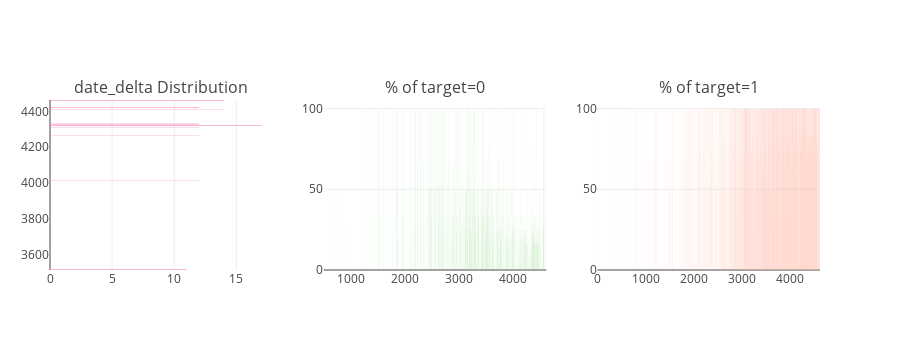

Source (notebook cell):
### Code cell
utils.catAndTrgt(X, 'date_delta', limit=10)

### Figure 1 — Plotly figure (JSON) as saved in the notebook; plotly's stock layout.template omitted (floating-point values rounded to 4 significant figures; data arrays with more than 128 entries replaced by an {"elided": "..."} marker saying what was removed)
{"data": [{"marker": {"color": "#f975ae"}, "orientation": "h", "type": "bar", "uid": "602ce9ec-9fc2-11e8-96f3-6c40089fb510", "x": [11, 12, 12, 12, 12, 12, 12, 14, 14, 17], "xaxis": "x", "y": [3515, 4422, 4312, 4329, 4266, 4013, 4326, 4462, 4411, 4320], "yaxis": "y"}, {"marker": {"color": "#96D38C"}, "name": "Target : 0", "type": "bar", "uid": "602ec776-9fc2-11e8-abda-6c40089fb510", "x": {"elided": "610 int values"}, "xaxis": "x2", "y": {"elided": "610 float values"}, "yaxis": "y2"}, {"marker": {"color": "#FEBFB3"}, "name": "Target : 1", "type": "bar", "uid": "6031bd46-9fc2-11e8-8a4e-6c40089fb510", "x": {"elided": "1825 int values"}, "xaxis": "x3", "y": {"elided": "1825 float values"}, "yaxis": "y3"}], "layout": {"annotations": [{"font": {"size": 16}, "showarrow": false, "text": "date_delta Distribution", "x": 0.1444, "xanchor": "center", "xref": "paper", "y": 1, "yanchor": "bottom", "yref": "paper"}, {"font": {"size": 16}, "showarrow": false, "text": "% of target=0", "x": 0.5, "xanchor": "center", "xref": "paper", "y": 1, "yanchor": "bottom", "yref": "paper"}, {"font": {"size": 16}, "showarrow": false, "text": "% of target=1", "x": 0.8556, "xanchor": "center", "xref": "paper", "y": 1, "yanchor": "bottom", "yref": "paper"}], "height": 350, "margin": {"l": 50}, "showlegend": false, "xaxis": {"anchor": "y", "domain": [0, 0.2889]}, "xaxis2": {"anchor": "y2", "domain": [0.3556, 0.6444]}, "xaxis3": {"anchor": "y3", "domain": [0.7111, 1]}, "yaxis": {"anchor": "x", "domain": [0, 1]}, "yaxis2": {"anchor": "x2", "domain": [0, 1]}, "yaxis3": {"anchor": "x3", "domain": [0, 1]}}}
